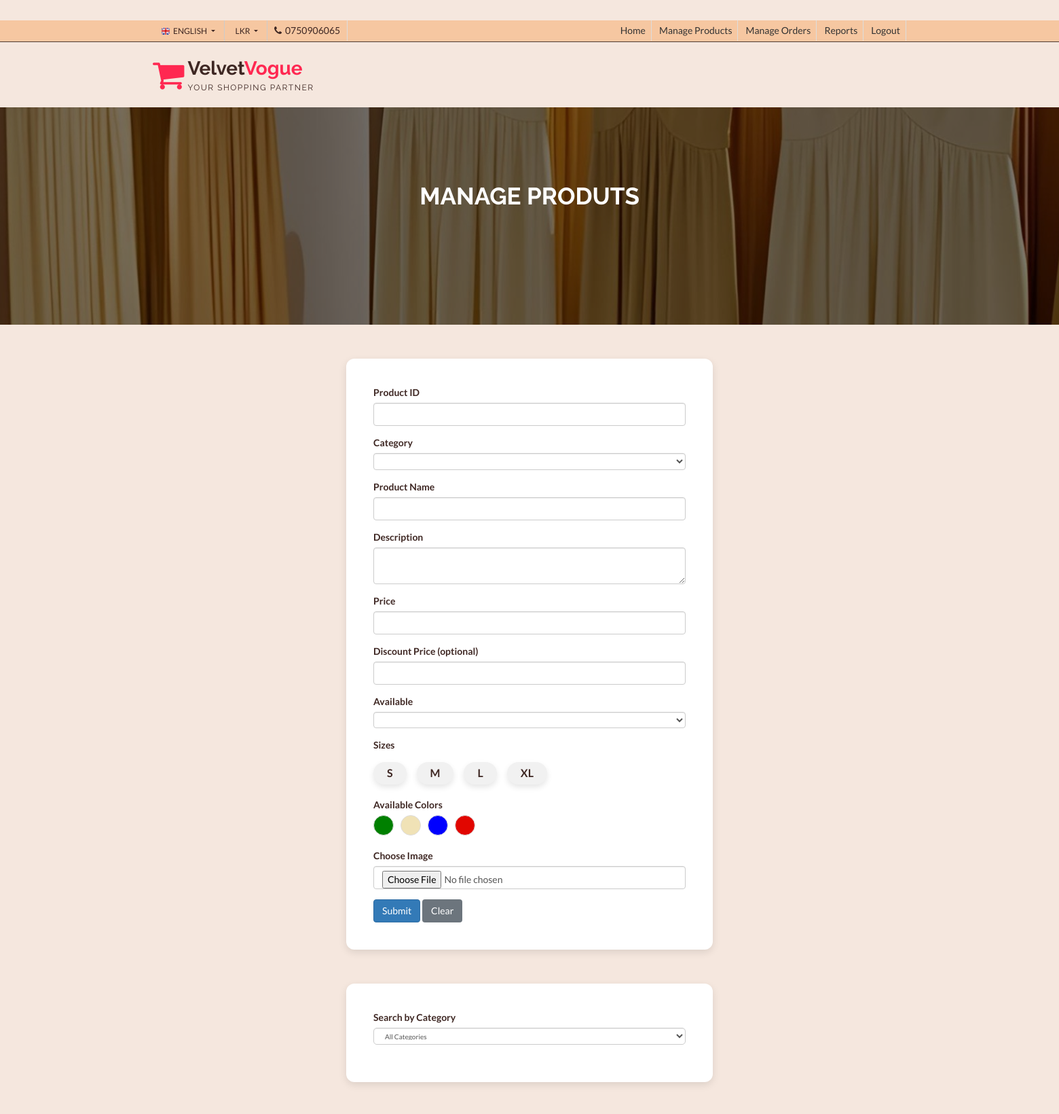
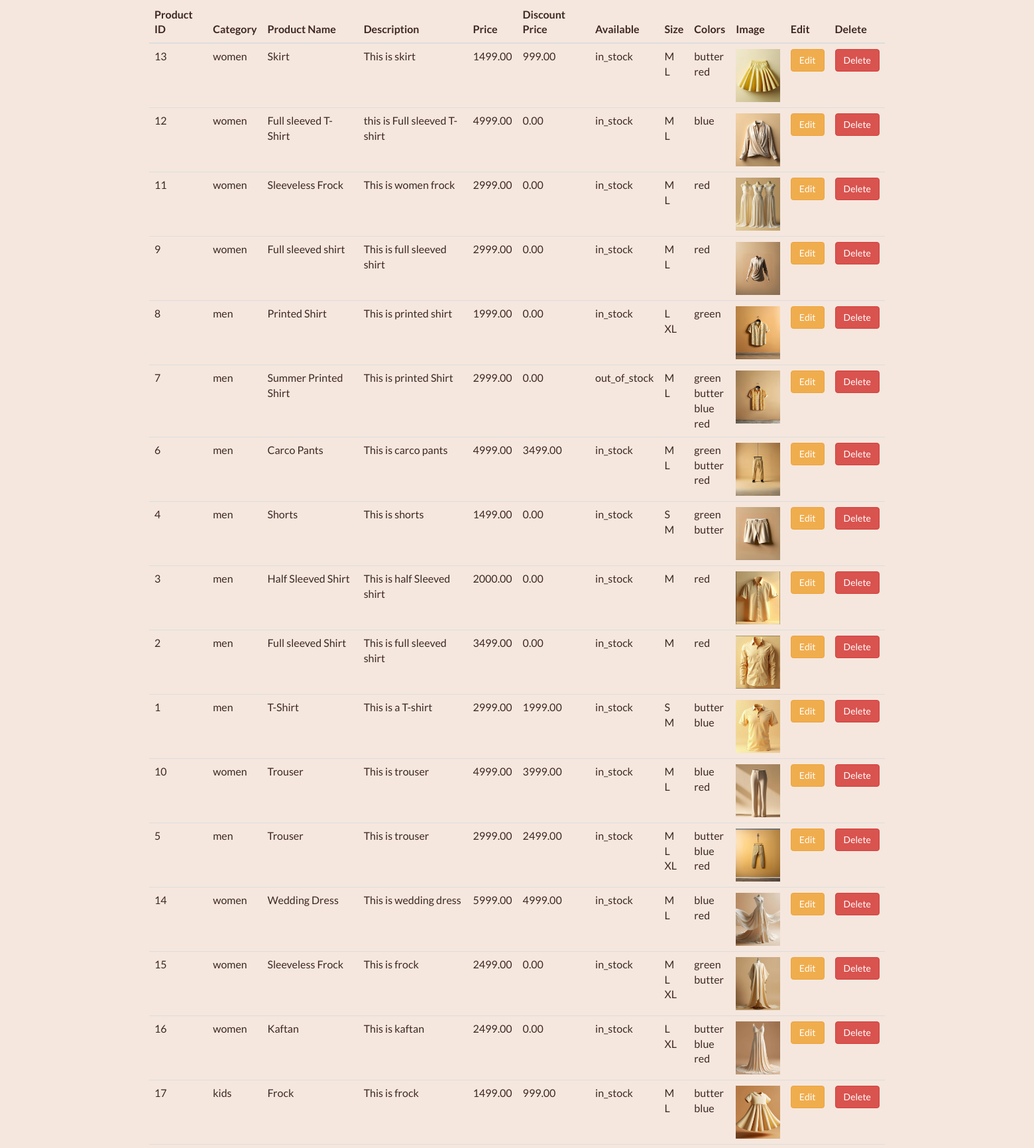
Screenshot of /Admindb/index.php (upper part) with the database file from the repository (2 pictures, top to bottom).
### tables this page shows
CREATE TABLE IF NOT EXISTS `products_details` (
  `Product_ID` int NOT NULL AUTO_INCREMENT,
  `Product_name` varchar(255) NOT NULL,
  `Price` decimal(10,2) NOT NULL,
  `Discount_Price` decimal(10,2) DEFAULT NULL,
  `Image` longblob NOT NULL,
  `category` varchar(50) NOT NULL,
  `Description` text NOT NULL,
  `Availability` enum('in_stock','out_of_stock') NOT NULL,
  `Size` varchar(200) NOT NULL,
  `Colors` varchar(200) NOT NULL,
  PRIMARY KEY (`Product_ID`)
);

### Admindb/index.php (the view, shortened to what this page needs)
<html>
  <head>
    <link rel="stylesheet" href="https://cdn.jsdelivr.net/npm/bootstrap@4.0.0/dist/css/bootstrap.min.css" >
        <link href="css/font-awesome.css" rel="stylesheet">
    <link href="css/bootstrap.css" rel="stylesheet">
    <link href="css/jquery.smartmenus.bootstrap.css" rel="stylesheet">
    <link rel="stylesheet" type="text/css" href="css/jquery.simpleLens.css">
    <link rel="stylesheet" type="text/css" href="css/slick.css">
    <link rel="stylesheet" type="text/css" href="css/nouislider.css">
    <link id="switcher" href="css/theme-color/default-theme.css" rel="stylesheet">
    <link href="css/sequence-theme.modern-slide-in.css" rel="stylesheet" media="all">
    <link href="css/style.css" rel="stylesheet">
    <link href="css/theme-color/pink-theme.css" rel="stylesheet">
  </head>
  <body>
  <header id="aa-header">
    <div class="aa-header-top">
      <div class="container">
        <div class="row">
          <div class="col-md-12">
            <div class="aa-header-top-area">
              <div class="aa-header-top-left">
                <div class="aa-language">
                  <div class="dropdown">
                    <a class="btn dropdown-toggle" href="#" type="button" id="dropdownMenu1" data-toggle="dropdown" aria-haspopup="true" aria-expanded="true">
                      <img src="img/flag/english.jpg" alt="english flag">ENGLISH
                    </a>
                  </div>
                </div>
                <div class="aa-currency">
                  <div class="dropdown">
                    <a class="btn dropdown-toggle" href="#" type="button" id="dropdownMenu1" data-toggle="dropdown" aria-haspopup="true" aria-expanded="true">
                      <i class="fa fa-LKR"></i>LKR
                    </a>
                  </div>
                </div>
                <div class="cellphone hidden-xs">
                  <p><span class="fa fa-phone"></span>0750906065</p>
                </div>
              </div>
              <div class="aa-header-top-right">
                <ul class="aa-head-top-nav-right">
                  <li class="hidden-xs"><a href="Admindb.php">Home</a></li>
                  <li class="hidden-xs"><a href="index.php">Manage Products</a></li>
                  <li class="hidden-xs"><a href="manage_order.php">Manage Orders</a></li>
                  <li class="hidden-xs"><a href="manage_contact.php">Reports</a></li>
                  <li class="hidden-xs"><a href="dailyShop/login.php">Logout</a></li>
                  </ul>
                   </div>
            </div>
          </div>
        </div>
      </div>
    </div>
    <div class="aa-header-bottom">
      <div class="container">
        <div class="row">
          <div class="col-md-12">
            <div class="aa-header-bottom-area">
              <div class="aa-logo">
                <a href="index.html">
                  <span class="fa fa-shopping-cart"></span>
                  <p>Velvet<strong>Vogue</strong> <span>Your Shopping Partner</span></p>
                </a>
              </div>
            </div>
          </div>
        </div>
      </div>
    </div>
  </header>
  <section id="aa-catg-head-banner">
    <img src="img\admin.jpg" alt="fashion img">
    <div class="aa-catg-head-banner-area">
     <div class="container">
      <div class="aa-catg-head-banner-content">
        <h2>Manage Produts</h2>
        <ol class="breadcrumb">
        </ol>
      </div>
     </div>
   </div>
  </section>
  <div class='container mt-5'>
      <div class='row'>
        <div class='col-md-6 mx-auto'>
          <?php
            $con = mysqli_connect("localhost", "root", "", "Velvet_vogue");
          ?>
        <form class= "product"method='post' action='' enctype='multipart/form-data' id="productform">
          <div class='form-group'>
            <label>Product ID</label>
            <input type='text' name='product_id' required class='form-control'>
          </div>
          <div class='form-group'>
              <label>Category</label>
              <select name='category' class='form-control' required>
                <option value=''></option>
                <option value='men'>Men</option>
              </select>
            </div>
          <div class='form-group'>
            <label>Product Name</label>
            <input type='text' name='product_name' required class='form-control'>
          </div>
          <div class='form-group'>
            <label>Description</label>
            <textarea name='description' class='form-control' required></textarea>
          </div>
          <div class='form-group'>
            <label>Price</label>
            <input type='text' name='price' required class='form-control'>
          </div>
          <div class='form-group'>
            <label>Discount Price (optional)</label>
            <input type='text' name='discount_price' class='form-control'>
          </div>
          <div class='form-group'>
            <label>Available</label>
            <select name='availability' class='form-control' required>
                <option value=''></option>
                <option value='in_stock'>In Stock</option>
            </select>
          </div>
          <div class='form-group'>
  <label>Sizes</label>
  <div class="size-checkbox-group">
    <input type="checkbox" name="size[]" value="S" id="size_s"><label for="size_s">S</label>
    <input type="checkbox" name="size[]" value="M" id="size_m"><label for="size_m">M</label>
    <input type="checkbox" name="size[]" value="L" id="size_l"><label for="size_l">L</label>
    <input type="checkbox" name="size[]" value="XL" id="size_xl"><label for="size_xl">XL</label>
  </div>
</div>
<div class='form-group'>
  <label>Available Colors</label>
  <div class="aa-sidebar-widget">
    <div class="aa-color-tag">
      <input type="checkbox" name="color[]" value="green" id="green"><label class="aa-color-green" for="green"></label>
      <input type="checkbox" name="color[]" value="butter" id="butter"><label class="aa-color-butter" for="butter"></label>
      <input type="checkbox" name="color[]" value="blue" id="blue"><label class="aa-color-blue" for="blue"></label>
      <input type="checkbox" name="color[]" value="red" id="red"><label class="aa-color-red" for="red"></label>
    </div>
  </div>
</div>
          <div class='form-group'>
            <label>Choose Image</label>
            <input type='file' name='image' required class='form-control'>
          </div>
          <input type='submit' name='submit' value='Submit' class='btn btn-primary'>
          <button type="button" class="btn btn-secondary" onclick="clearForm()">Clear</button>
        </form>
        <form class="product1" method="get" action="" id="searchForm">
          <div class="form-group">
            <label>Search by Category</label>
            <select name="search_category" class="form-control" onchange="autoSubmit()">
                <option value="">All Categories</option>
            </select>
          </div>
        </form>
      </div>
    </div>
    <div class='row'>
      <div class='col-md-12'>
        <table class='table'>
          <thead>
            <tr>
              <th>Product ID</th>
              <th>Category</th>
              <th>Product Name</th>
              <th>Description</th>
              <th>Price</th>
              <th>Discount Price</th>
              <th>Available</th>
              <th>Size</th>
              <th>Colors</th>
              <th>Image</th>
              <th>Edit</th>
              <th>Delete</th>
            </tr>
          </thead>
          <tbody>
            <?php
              $sql = "SELECT * FROM Products_details";
              $res = $con->query($sql);
              while($row = $res->fetch_assoc()) {
      $sizes = explode(",", $row['Size']);
      $colors = explode(",", $row['Colors']);
      $sizeOutput = implode("<br>", $sizes);
      $colorOutput = implode("<br>", $colors);
                echo "
                  <tr>
                    <td>{$row['Product_ID']}</td>
                    <td>{$row['category']}</td>
                    <td>{$row['Product_name']}</td>
                    <td>{$row['Description']}</td>
                    <td>{$row['Price']}</td>
                    <td>{$row['Discount_Price']}</td>
                    <td>{$row['Availability']}</td>
                    <td>$sizeOutput</td>
                    <td>$colorOutput</td>
                    <td><img src='uploads/{$row['Image']}' style='height:80px;' ></td>
                    <td><a href='update.php?id={$row['Product_ID']}' class='btn btn-warning'>Edit</a></td>
                    <td><a href='delete.php?id={$row['Product_ID']}&image={$row['Image']}' class='btn btn-danger'>Delete</a></td>
                  </tr>
                ";
              }
            ?>
          </tbody>
        </table>
      </div>
    </div>
  </div>
  </body>
</html>

### Admindb/css/theme-color/default-theme.css (style rules this page uses)
h2 { color: #ff6666; }
#aa-header .aa-header-bottom .aa-header-bottom-area .aa-logo a > span { color: #ff6666; }
#aa-header .aa-header-bottom .aa-header-bottom-area .aa-logo a strong { color: #ff6666; }

### Admindb/css/theme-color/pink-theme.css (style rules this page uses)
h2 { color: #ff2851; }
#aa-header .aa-header-bottom .aa-header-bottom-area .aa-logo a > span { color: #ff2851; }
#aa-header .aa-header-bottom .aa-header-bottom-area .aa-logo a strong { color: #ff2851; }

### Admindb/index.php (style rules this page uses)
.aa-sidebar-widget .aa-color-tag { display: flex; flex-wrap: wrap; gap: 10px; }
.aa-sidebar-widget .aa-color-tag label { display: inline-block; width: 30px; height: 30px; border-radius: 50%; border: 1px solid #ddd; cursor: pointer; }
.aa-sidebar-widget .aa-color-green { background-color: green; }
.aa-sidebar-widget .aa-color-butter { background-color: #F0E2B6; }
.aa-sidebar-widget .aa-color-blue { background-color: blue; }
.aa-sidebar-widget .aa-color-red { background-color: #E10600; }
.size-checkbox-group { display: flex; gap: 15px; align-items: center; }
.size-checkbox-group { display: flex; gap: 15px; flex-wrap: wrap; margin-top: 10px; }
.size-checkbox-group label { padding: 5px 20px; background-color: #f1f1f1; border-radius: 30px; font-size: 16px; font-weight: 600; text-align: center; cursor: pointer; transition: all 0.3s ease; box-shadow: 0 4px 8px rgba(0, 0, 0, 0.1); }
.product { background-color: #ffffff; padding: 40px; border-radius: 12px; box-shadow: 0px 4px 12px rgba(0, 0, 0, 0.1); max-width: 900px; margin: 50px auto; font-size: 14px; }
.product1 { background-color: #ffffff; padding: 40px; border-radius: 12px; box-shadow: 0px 4px 12px rgba(0, 0, 0, 0.1); max-width: 900px; margin: 50px auto; font-size: 14px; }
.product1 .form-control { font-size: 10px; width: 100%; min-width: 250px; height: 50px; border-radius: 5px; }

### rows the page displays
products_details: Product_ID "13", category "women", Product_name "Skirt", Description "This is skirt", Price "1499.00", Discount_Price "999.00", Availability "in_stock", Size "M L", Colors "butter red", Image (picture)
products_details: Product_ID "12", category "women", Product_name "Full sleeved T-Shirt", Description "this is Full sleeved T-shirt", Price "4999.00", Discount_Price "0.00", Availability "in_stock", Size "M L", Colors "blue", Image (picture)
products_details: Product_ID "11", category "women", Product_name "Sleeveless Frock", Description "This is women frock", Price "2999.00", Discount_Price "0.00", Availability "in_stock", Size "M L", Colors "red", Image (picture)
products_details: Product_ID "9", category "women", Product_name "Full sleeved shirt", Description "This is full sleeved shirt", Price "2999.00", Discount_Price "0.00", Availability "in_stock", Size "M L", Colors "red", Image (picture)
products_details: Product_ID "8", category "men", Product_name "Printed Shirt", Description "This is printed shirt", Price "1999.00", Discount_Price "0.00", Availability "in_stock", Size "L XL", Colors "green", Image (picture)
products_details: Product_ID "7", category "men", Product_name "Summer Printed Shirt", Description "This is printed Shirt", Price "2999.00", Discount_Price "0.00", Availability "out_of_stock", Size "M L", Colors "green butter blue red", Image (picture)
products_details: Product_ID "6", category "men", Product_name "Carco Pants", Description "This is carco pants", Price "4999.00", Discount_Price "3499.00", Availability "in_stock", Size "M L", Colors "green butter red", Image (picture)
products_details: Product_ID "4", category "men", Product_name "Shorts", Description "This is shorts", Price "1499.00", Discount_Price "0.00", Availability "in_stock", Size "S M", Colors "green butter", Image (picture)
products_details: Product_ID "3", category "men", Product_name "Half Sleeved Shirt", Description "This is half Sleeved shirt", Price "2000.00", Discount_Price "0.00", Availability "in_stock", Size "M", Colors "red", Image (picture)
products_details: Product_ID "2", category "men", Product_name "Full sleeved Shirt", Description "This is full sleeved shirt", Price "3499.00", Discount_Price "0.00", Availability "in_stock", Size "M", Colors "red", Image (picture)
products_details: Product_ID "1", category "men", Product_name "T-Shirt", Description "This is a T-shirt", Price "2999.00", Discount_Price "1999.00", Availability "in_stock", Size "S M", Colors "butter blue", Image (picture)
products_details: Product_ID "10", category "women", Product_name "Trouser", Description "This is trouser", Price "4999.00", Discount_Price "3999.00", Availability "in_stock", Size "M L", Colors "blue red", Image (picture)
products_details: Product_ID "5", category "men", Product_name "Trouser", Description "This is trouser", Price "2999.00", Discount_Price "2499.00", Availability "in_stock", Size "M L XL", Colors "butter blue red", Image (picture)
products_details: Product_ID "14", category "women", Product_name "Wedding Dress", Description "This is wedding dress", Price "5999.00", Discount_Price "4999.00", Availability "in_stock", Size "M L", Colors "blue red", Image (picture)
products_details: Product_ID "15", category "women", Product_name "Sleeveless Frock", Description "This is frock", Price "2499.00", Discount_Price "0.00", Availability "in_stock", Size "M L XL", Colors "green butter", Image (picture)
products_details: Product_ID "16", category "women", Product_name "Kaftan", Description "This is kaftan", Price "2499.00", Discount_Price "0.00", Availability "in_stock", Size "L XL", Colors "butter blue red", Image (picture)
products_details: Product_ID "17", category "kids", Product_name "Frock", Description "This is frock", Price "1499.00", Discount_Price "999.00", Availability "in_stock", Size "M L", Colors "butter blue", Image (picture)
